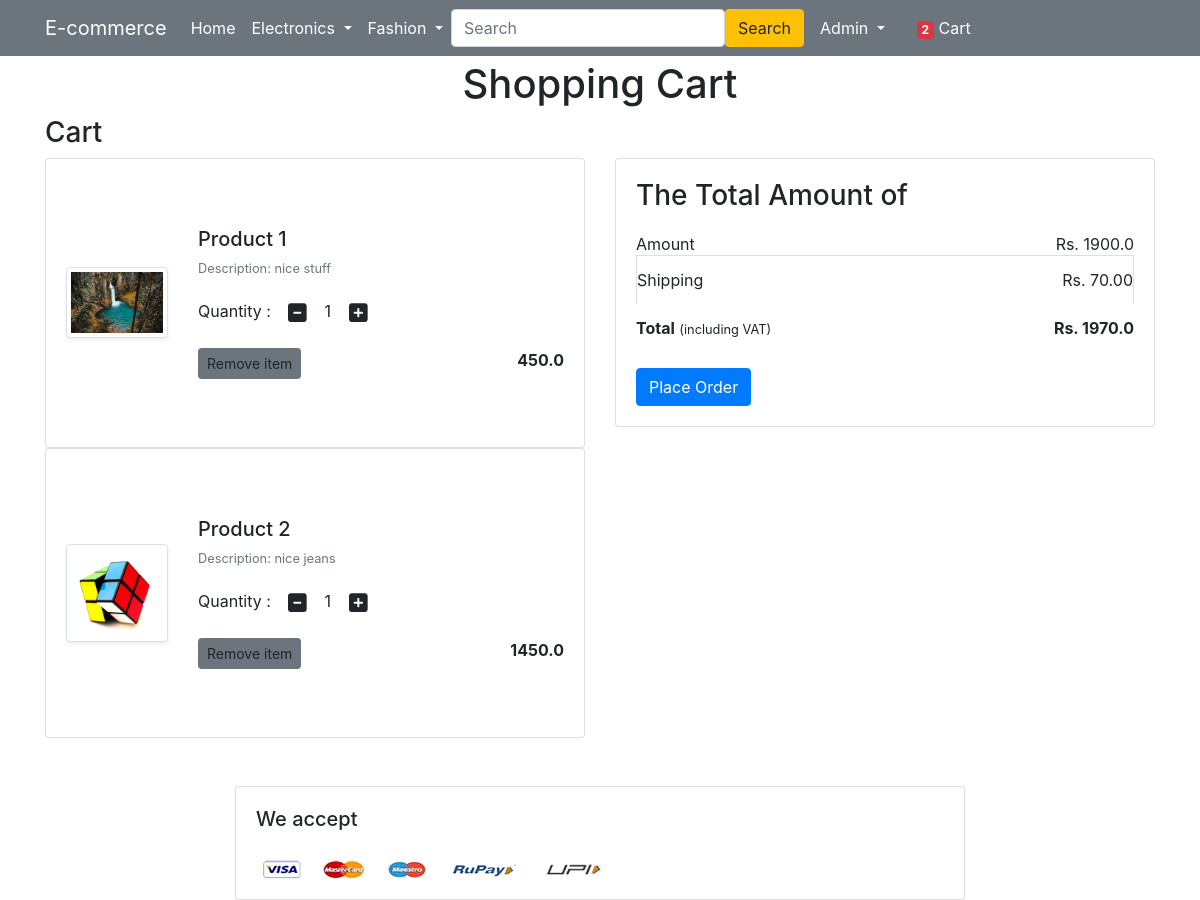
The page /cart/ (signed in) on the database as committed earlier.
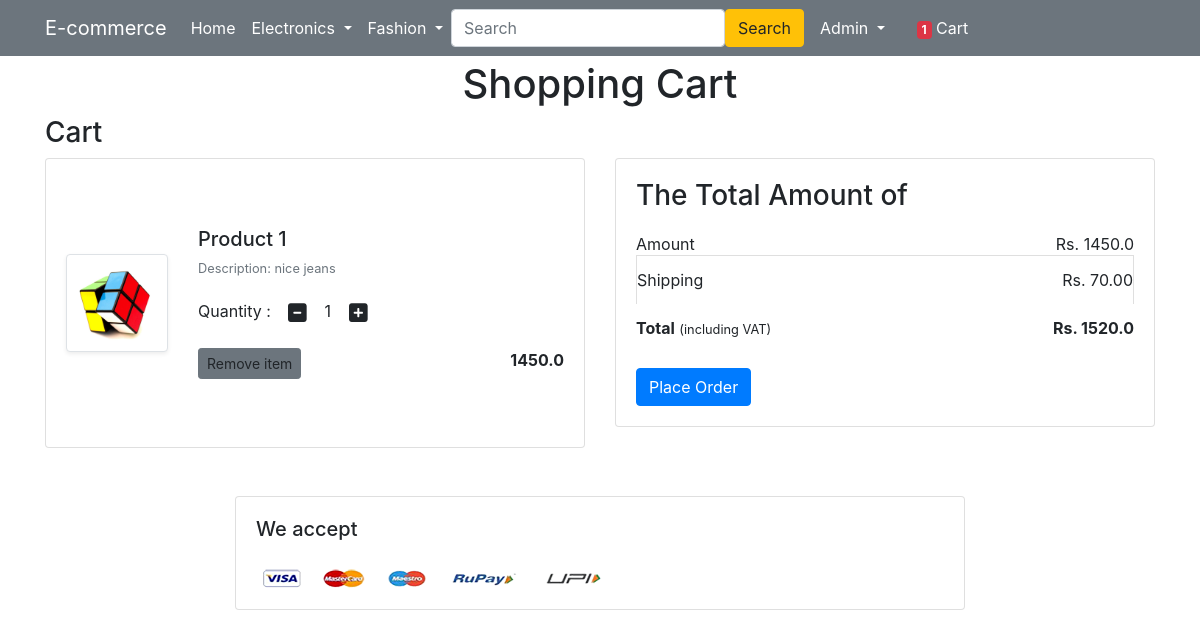
The same page on the database as committed later.
### app/models.py (models this page shows, shortened)
class Cart(models.Model):
    user = models.ForeignKey(User,on_delete=models.CASCADE)
    userid = models.PositiveIntegerField(null=False)
    product = models.ForeignKey(Product,on_delete=models.CASCADE)
    quantity = models.PositiveIntegerField(default=1)

class Product(models.Model):
    title = models.CharField(max_length=100)
    selling_price = models.FloatField()
    discounted_price = models.FloatField()
    description = models.TextField()
    brand = models.CharField(max_length=100)
    category = models.CharField(choices=CATEGORY_CHOICES,max_length=2)
    product_image = models.ImageField(upload_to='productImage')

### app/views.py (the view)
# urls.py: path('cart/',views.showCart,name="showCart"),
def showCart(request):
    amount = 0.0
    shipping_amount = 70.0
    totalamount = 0.0
    if request.user.is_authenticated:
        total_product = Cart.objects.filter(user=request.user).count()
        cart = Cart.objects.filter(user=request.user)
        if cart:
            for p in cart:
               tempamount = (p.quantity * p.product.discounted_price)
               amount += tempamount
            totalamount = shipping_amount + amount
            return render(request,'app/addtocart.html',{'cart':cart,'totalamount':totalamount,'amount':amount,'total_product':total_product})
        else:
            messages.warning(request,'You have no Product in Your Cart !!')
    else:
        messages.warning(request,'You have no Product in Your Cart !! You have Not Logged In !!')
        total_product = 0
    return render(request,'app/addtocart.html',{'totalamount':totalamount,'amount':amount,'total_product':total_product})

### app/templates/app/addtocart.html (shortened to what this page needs)
{% extends 'app/base.html' %} {% load static %} {% block title %}Cart{% endblock title %} {% block main-content %}
<div class="container my-5">
    <h1 class="text-center" style="margin-top: 60px;">Shopping Cart</h1>
    <h3>Cart</h3>
    <div class="row">
        <div class="col-md-6" id="empty_cart">
             {% for cart in cart %}
            <div class="card ">
                <div class="card-body ">
                    <div class="row my-5 ">
                        <div class="col-sm-3 text-center align-self-center "> <img src="{{cart.product.product_image.url}} " alt=" " srcset=" " class="img-fluid img-thumbnail shadow-sm " height="150 " width="150 "></div>
                        <div class="col-sm-9 ">
                            <div>
                                <h5>Product {{forloop.counter}} </h5>
                                <p class="mb-2 text-muted small ">Description: {{cart.product.description}}</p>
                                <div class="my-3 ">
                                    <label for="quantity ">Quantity : </label>
                                    <a class="minus-cart btn" pid="{{cart.product.id}}" style="cursor:pointer;"><i class=" fas fa-minus-square fa-lg "></i></a>
                                    <span id="quantity" class="span">{{cart.quantity}}</span>
                                    <a class="plus-cart btn" pid="{{cart.product.id}}" style="cursor:pointer;"><i class=" fas fa-plus-square fa-lg "></i></a>
                                </div>
                                <div class="d-flex justify-content-between ">
                                    <a class="btn btn-sm btn-secondary mr-3 removecart" pid="{{cart.product.id}}" style="cursor:pointer;">Remove item </a>
                                    <p class="mb-0 "><span><strong>{{cart.product.discounted_price}}</strong></span></p>
                                </div>
                            </div>
                        </div>
                    </div>
                </div>
            </div> {% endfor %}
        </div>
        <div class="col-md-6 ">
            <div class="card ">
                <div class="card-body ">
                    <h3>The Total Amount of</h3>
                    <ul class="list-group ">
                        <li class="list-group-item d-flex justify-content-between align-items-center border-0 px-0 pb-0 ">Amount<span id="amount">Rs. {{amount}}</span></li>
                        <li class="list-group-item d-flex justify-content-between align-items-center px-0 ">Shipping<span>Rs. 70.00</span></li>
                        <li class="list-group-item d-flex justify-content-between align-items-center border-0 px-0 mb-3 ">
                            <div>
                                <strong>Total</strong> <small>(including VAT)</small>
                            </div>
                            <span><strong >Rs. <span id="totalamount">{{totalamount}}</span></strong>
                            </span>
                        </li>
                    </ul>
                    <div class="d-grid placehead" id="placehead"><a href="{% url 'checkout' %}" class="btn btn-primary place" pid="">Place Order</a></div>
                </div>
            </div>
        </div>
    </div>
</div>
<div class="container mt-3 ">
    <div class="row ">
        <div class="col-sm-8 m-auto ">
            <div class="card ">
                <div class="card-body ">
                    <h5 class="mb-4 ">We accept</h5>
                    <img src="{% static 'app/images/payment.png' %} " alt=" " class="img-fluid ">
                </div>
            </div>
        </div>
    </div>
</div>
{% endblock main-content %}

### app/templates/app/base.html (shortened to what this page needs)
<!doctype html> {% load static %}
<html lang="en">
<head>
    <link href="{% static 'app/css/bootstrap.min.css' %}" rel="stylesheet">
    <link rel="stylesheet" href="{% static 'app/css/owl.carousel.min.css' %}">
    <link rel="stylesheet" href="{% static 'app/css/all.min.css' %}">
    <link rel="stylesheet" href="{% static 'app/css/style.css' %}">
</head>
<body>
    <nav class="navbar navbar-expand-lg  navbar-dark bg-secondary m-auto fixed-top">
        <div class="container m-auto">
            <a class="navbar-brand" href="/">E-commerce</a>
            <div class="collapse navbar-collapse" id="navbarSupportedContent">
                <ul class="navbar-nav me-auto mb-2 mb-lg-0">
                    <li class="nav-item">
                        <a class="nav-link active" aria-current="page" href="/">Home</a>
                    </li>
                    <li class="nav-item dropdown">
                        <a class="nav-link dropdown-toggle text-white" href="#" id="electronicsDropdown" role="button" data-bs-toggle="dropdown" aria-expanded="false">
               Electronics
             </a>
                    </li>
                    <li class="nav-item dropdown">
                        <a class="nav-link dropdown-toggle text-white" href="#" id="fashionDropdown" role="button" data-bs-toggle="dropdown" aria-expanded="false">
               Fashion
             </a>
                    </li>
                </ul>
                <form class="d-flex">
                    <input class="form-control me-2" type="search" placeholder="Search" aria-label="Search">
                    <button class="btn btn-warning" type="submit">Search</button>
                </form>
                <div>
                    <ul class="navbar-nav me-auto mb-2 mb-lg-0">
                        {% if request.user.is_authenticated %}
                        <li class="nav-item dropdown mx-2">
                            <a class="nav-link dropdown-toggle text-white" href="#" id="profileDropdown" role="button" data-bs-toggle="dropdown" aria-expanded="false">
                                <span class="text-capitalize">{{user.username}}</span>
                            </a>
                        </li>
                        <li class="nav-item mx-2">
                            <a href="{% url 'showCart' %}" class="nav-link text-white"><span class="badge bg-danger total_product">{{total_product}}</span> Cart </a>
                        </li>
                        {% endif %}
                    </ul>
                </div>
            </div>
        </div>
    </nav>
    {% block banner_slider %} {% endblock banner_slider %} {% block livesale %} {% endblock livesale %} {% block main-content %} {% endblock main-content %} {% block paypal_script %} {% endblock paypal_script %}
</body>
</html>
</html>
</html>
</html>

Rows that differ between the two databases and show on the page:
removed Cart: product.product_image (picture), product.description "nice stuff", quantity "1", product.discounted_price "450.0"
Other text that changed with them:
{{ total_product }}: "2" → "1"
{{ amount }}: "1900.0" → "1450.0"
{{ totalamount }}: "1970.0" → "1520.0"
